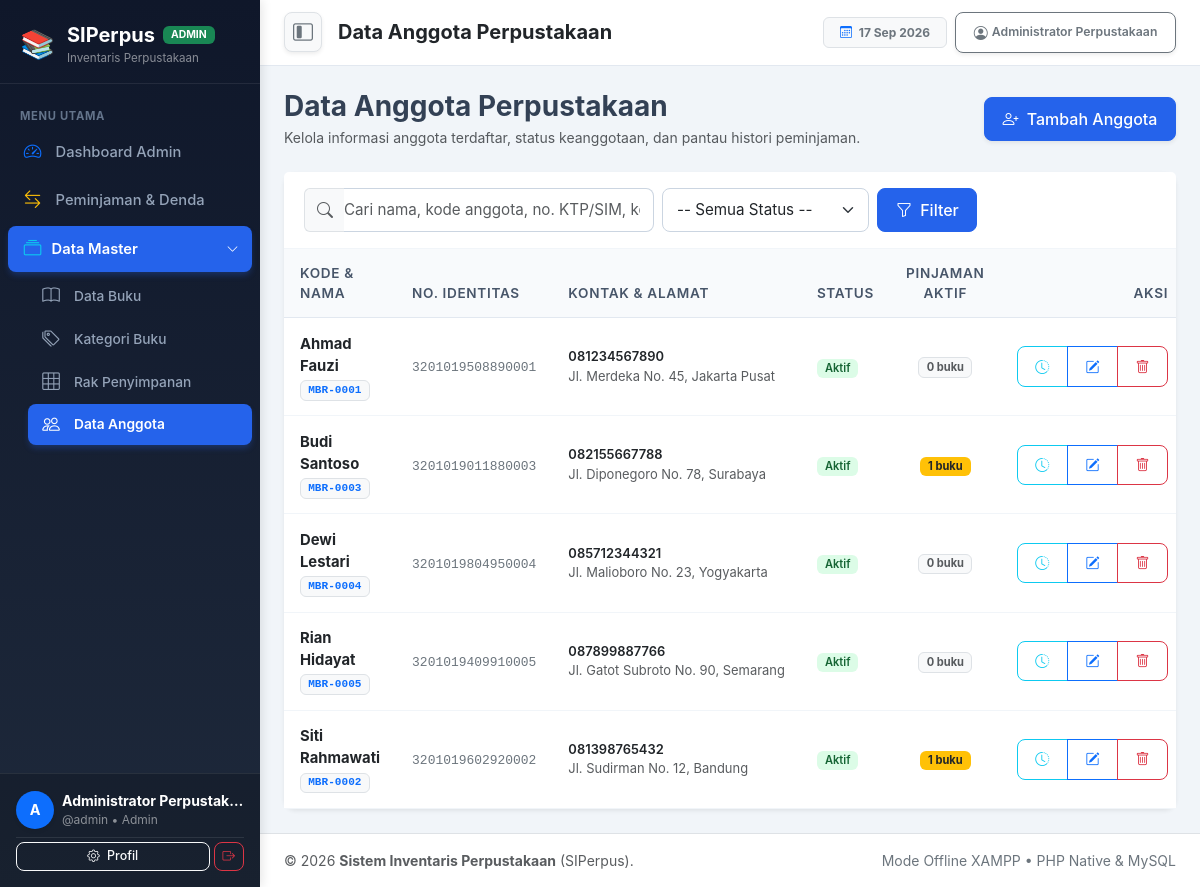
The page /library-inventory/library-inventory/modules/members/index.php (signed in) on the database its author committed.
### tables this page shows
CREATE TABLE IF NOT EXISTS `members` (
    `id` INT AUTO_INCREMENT PRIMARY KEY,
    `kode_anggota` VARCHAR(30) NOT NULL UNIQUE,
    `nama` VARCHAR(100) NOT NULL,
    `no_identitas` VARCHAR(50) NOT NULL UNIQUE,
    `kontak` VARCHAR(25) NOT NULL,
    `alamat` TEXT NOT NULL,
    `status` ENUM('aktif', 'nonaktif') NOT NULL DEFAULT 'aktif',
    `created_at` TIMESTAMP DEFAULT CURRENT_TIMESTAMP,
    `updated_at` TIMESTAMP DEFAULT CURRENT_TIMESTAMP ON UPDATE CURRENT_TIMESTAMP
);

### library-inventory/library-inventory/config/database.php (called while the page is built, shortened)
<?php
function base_url($path = '') {
    $base = '/library-inventory';
    return $base . '/' . ltrim($path, '/');
}
function csrf_token() {
    return $_SESSION['csrf_token'];
}

### library-inventory/library-inventory/modules/members/index.php (the view, shortened to what this page needs)
<?php
require_once __DIR__ . '/../../includes/header.php';
$db = get_db();
$search = trim($_GET['search'] ?? '');
$sql = "
    SELECT m.*,
           COUNT(CASE WHEN l.status IN ('dipinjam', 'terlambat') THEN 1 END) AS pinjaman_aktif,
           COUNT(l.id) AS total_transaksi
    FROM members m
    LEFT JOIN loans l ON m.id = l.member_id
    WHERE 1=1
";
$params = [];
$sql .= " GROUP BY m.id ORDER BY m.nama ASC";
$stmt = $db->prepare($sql);
$stmt->execute($params);
$members = $stmt->fetchAll();
?>
<div class="row mb-4">
    <div class="col-12">
        <div class="d-flex flex-column flex-md-row justify-content-between align-items-md-center gap-3">
            <div>
                <h3 class="fw-bold mb-1">Data Anggota Perpustakaan</h3>
                <p class="text-muted small mb-0">Kelola informasi anggota terdaftar, status keanggotaan, dan pantau histori peminjaman.</p>
            </div>
            <a href="<?= base_url('modules/members/create.php') ?>" class="btn btn-primary shadow-sm">
                <i class="bi bi-person-plus me-1"></i> Tambah Anggota
            </a>
        </div>
    </div>
</div>
<div class="card shadow-sm border-0">
    <div class="card-header bg-white py-3">
        <form action="<?= base_url('modules/members/index.php') ?>" method="GET" class="row g-2 align-items-center">
            <div class="col-md-5">
                <div class="input-group">
                    <span class="input-group-text bg-light text-muted border-end-0"><i class="bi bi-search"></i></span>
                    <input type="text" class="form-control border-start-0 ps-0" name="search"
                           placeholder="Cari nama, kode anggota, no. KTP/SIM, kontak..." value="<?= htmlspecialchars($search) ?>">
                </div>
            </div>
            <div class="col-md-3">
                <select name="status" class="form-select">
                    <option value="">-- Semua Status --</option>
                </select>
            </div>
            <div class="col-md-4 d-flex gap-2">
                <button type="submit" class="btn btn-primary">
                    <i class="bi bi-funnel me-1"></i> Filter
                </button>
            </div>
        </form>
    </div>
    <div class="card-body p-0">
        <div class="table-responsive">
            <table class="table table-custom table-hover mb-0">
                <thead>
                    <tr>
                        <th>Kode &amp; Nama</th>
                        <th>No. Identitas</th>
                        <th>Kontak &amp; Alamat</th>
                        <th>Status</th>
                        <th class="text-center">Pinjaman Aktif</th>
                        <th class="text-end">Aksi</th>
                    </tr>
                </thead>
                <tbody>
                    <?php if (empty($members)): ?>
                        <tr>
                            <td colspan="6" class="text-center py-5 text-muted">
                                <i class="bi bi-people fs-2 text-secondary d-block mb-2"></i>
                                Tidak ditemukan data anggota perpustakaan.
                            </td>
                        </tr>
                    <?php else: ?>
                        <?php foreach ($members as $m): ?>
                            <tr>
                                <td>
                                    <div class="fw-bold text-dark"><?= htmlspecialchars($m['nama']) ?></div>
                                    <span class="badge bg-light text-primary border font-monospace"><?= htmlspecialchars($m['kode_anggota']) ?></span>
                                </td>
                                <td>
                                    <span class="small font-monospace text-secondary"><?= htmlspecialchars($m['no_identitas']) ?></span>
                                </td>
                                <td>
                                    <div class="small fw-semibold text-dark"><?= htmlspecialchars($m['kontak']) ?></div>
                                    <small class="text-muted text-truncate d-block" style="max-width: 240px;" title="<?= htmlspecialchars($m['alamat']) ?>">
                                        <?= htmlspecialchars($m['alamat']) ?>
                                    </small>
                                </td>
                                <td>
                                    <?php if ($m['status'] === 'aktif'): ?>
                                        <span class="badge badge-soft-success px-2 py-1">Aktif</span>
                                    <?php else: ?>
                                        <span class="badge badge-soft-danger px-2 py-1">Nonaktif</span>
                                    <?php endif; ?>
                                </td>
                                <td class="text-center">
                                    <?php if ($m['pinjaman_aktif'] > 0): ?>
                                        <span class="badge bg-warning text-dark px-2 py-1"><?= $m['pinjaman_aktif'] ?> buku</span>
                                    <?php else: ?>
                                        <span class="badge bg-light text-muted border">0 buku</span>
                                    <?php endif; ?>
                                </td>
                                <td class="text-end">
                                    <div class="btn-group btn-group-sm">
                                        <a href="<?= base_url('modules/members/history.php?id=' . $m['id']) ?>" class="btn btn-outline-info" title="Riwayat Peminjaman">
                                            <i class="bi bi-clock-history"></i>
                                        </a>
                                        <a href="<?= base_url('modules/members/edit.php?id=' . $m['id']) ?>" class="btn btn-outline-primary" title="Edit Anggota">
                                            <i class="bi bi-pencil-square"></i>
                                        </a>
                                        <a href="<?= base_url('modules/members/delete.php?id=' . $m['id'] . '&csrf_token=' . csrf_token()) ?>"
                                           class="btn btn-outline-danger"
                                           onclick="return confirm('Yakin ingin menghapus anggota \'<?= htmlspecialchars(addslashes($m['nama'])) ?>\'?');"
                                           title="Hapus Anggota">
                                            <i class="bi bi-trash"></i>
                                        </a>
                                    </div>
                                </td>
                            </tr>
                        <?php endforeach; ?>
                    <?php endif; ?>
                </tbody>
            </table>
        </div>
    </div>
</div>
<?php require_once __DIR__ . '/../../includes/footer.php'; ?>

### library-inventory/library-inventory/assets/css/custom.css (style rules this page uses)
:root { --primary-color: #2563eb; --primary-hover: #1d4ed8; --secondary-color: #475569; --dark-bg: #0f172a; --sidebar-bg: #1e293b; --sidebar-hover: #334155; --sidebar-active: #2563eb; --card-shadow: 0 4px 6px -1px rgba(0, 0, 0, 0.07), 0 2px 4px -2px rgba(0, 0, 0, 0.05); --card-shadow-hover: 0 10px 15px -3px rgba(0, 0, 0, 0.1), 0 4px 6px -4px rgba(0, 0, 0, 0.05); }
body { background-color: #f1f5f9; font-family: -apple-system, BlinkMacSystemFont, "Segoe UI", Roboto, "Helvetica Neue", Arial, sans-serif; color: #334155; min-height: 100vh; display: flex; flex-direction: column; }
.card { border: 1px solid #e2e8f0; border-radius: 12px; background-color: #ffffff; box-shadow: var(--card-shadow); transition: transform 0.2s ease, box-shadow 0.2s ease; }
.card-header { background-color: #ffffff; border-bottom: 1px solid #f1f5f9; padding: 1rem 1.25rem; font-weight: 600; }
.table-custom { border-collapse: separate; border-spacing: 0; }
.table-custom thead th { background-color: #f8fafc; color: #475569; font-weight: 600; font-size: 0.85rem; text-transform: uppercase; letter-spacing: 0.05em; border-bottom: 1px solid #e2e8f0; padding: 0.85rem 1rem; }
.table-custom tbody td { padding: 0.9rem 1rem; vertical-align: middle; border-bottom: 1px solid #f1f5f9; font-size: 0.925rem; }
.badge-soft-success { background-color: #dcfce7; color: #166534; font-weight: 600; }
.form-control, .form-select { border-radius: 8px; border: 1px solid #cbd5e1; padding: 0.6rem 0.85rem; font-size: 0.95rem; transition: border-color 0.2s ease, box-shadow 0.2s ease; }
.btn { border-radius: 8px; padding: 0.55rem 1.1rem; font-weight: 500; transition: all 0.2s ease; }
.btn-primary { background-color: var(--primary-color); border-color: var(--primary-color); }

### rows shown on the page
members: nama "Ahmad Fauzi", kode_anggota "MBR-0001", no_identitas "3201019508890001", kontak "081234567890", alamat "Jl. Merdeka No. 45, Jakarta Pusat", status "Aktif", shows "0 buku"
members: nama "Budi Santoso", kode_anggota "MBR-0003", no_identitas "3201019011880003", kontak "082155667788", alamat "Jl. Diponegoro No. 78, Surabaya", status "Aktif", pinjaman_aktif "1"
members: nama "Dewi Lestari", kode_anggota "MBR-0004", no_identitas "3201019804950004", kontak "085712344321", alamat "Jl. Malioboro No. 23, Yogyakarta", status "Aktif", shows "0 buku"
members: nama "Rian Hidayat", kode_anggota "MBR-0005", no_identitas "3201019409910005", kontak "087899887766", alamat "Jl. Gatot Subroto No. 90, Semarang", status "Aktif", shows "0 buku"
members: nama "Siti Rahmawati", kode_anggota "MBR-0002", no_identitas "3201019602920002", kontak "081398765432", alamat "Jl. Sudirman No. 12, Bandung", status "Aktif", pinjaman_aktif "1"

### other values the page prints
$currentUser['role'] "ADMIN"
substr($currentUser['nama'], 0, 1) "A"
$currentUser['nama'] "Administrator Perpustak…"
$currentUser['username'] "admin"
$currentUser['role'] "Admin"
$pageTitle "Data Anggota Perpustakaan"
$currentUser['nama'] "Administrator Perpustakaan"
